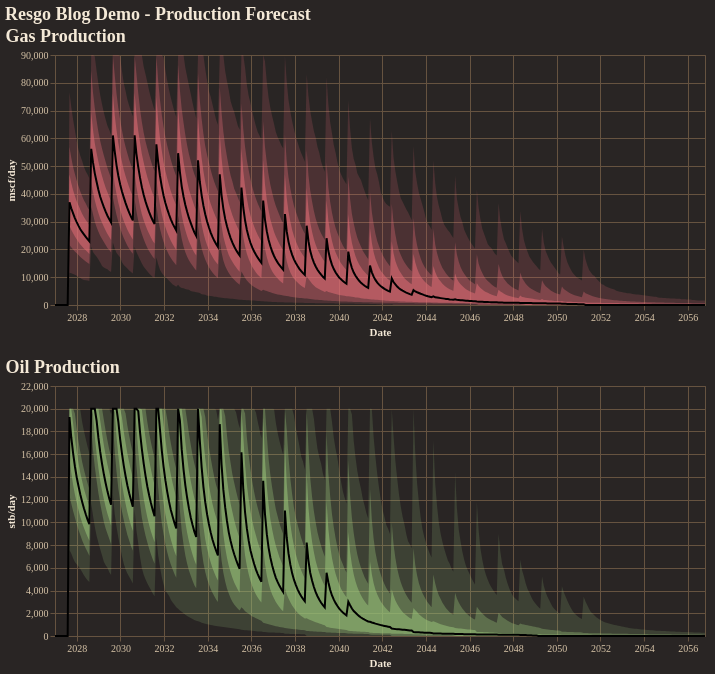

Notebook code for this chart:
### Code cell
fig = reporter.plotter.combined_production_plot(
    figsize=(650, 250),
    backend=PLOTTING_BACKEND
)
fig.show()

### Figure 1 — Vega-Lite specification as saved in the notebook (floating-point values rounded to 4 significant figures; data arrays with more than 128 entries replaced by an {"elided": "..."} marker saying what was removed)
{"config": {"background": "#292524", "view": {"fill": "#292524", "stroke": "#665340"}, "title": {"color": "#f4e9d7", "font": "Merriweather", "fontSize": 18, "fontWeight": 600, "subtitleColor": "#d5c2a6", "anchor": "start"}, "axis": {"domainColor": "#665340", "gridColor": "#665340", "tickColor": "#665340", "labelColor": "#d5c2a6", "titleColor": "#f4e9d7", "labelFont": "Merriweather", "titleFont": "Merriweather"}, "legend": {"titleColor": "#f4e9d7", "labelColor": "#d5c2a6", "labelFont": "Merriweather", "titleFont": "Merriweather", "orient": "top-right", "symbolType": "circle"}, "header": {"labelColor": "#d5c2a6", "titleColor": "#f4e9d7", "labelFont": "Merriweather", "titleFont": "Merriweather"}, "mark": {"color": "#c78d3b"}, "line": {"color": "#c78d3b"}, "bar": {"color": "#c78d3b"}, "point": {"color": "#ddb06d"}, "area": {"color": "#c78d3b", "opacity": 0.35}, "text": {"color": "#f4e9d7", "font": "Merriweather"}, "range": {"category": ["#5DA5DA", "#F28E2B", "#59C36A", "#E15759", "#B07AA1", "#4ECDC4", "#FF9DA7", "#EDC948"]}}, "vconcat": [{"layer": [{"mark": {"type": "area", "color": "rgba(224, 108, 117, 1.0)", "opacity": 0.18}, "encoding": {"tooltip": [{"field": "date", "title": "Date", "type": "temporal"}, {"field": "p01", "format": ",.2f", "title": "P01", "type": "quantitative"}, {"field": "p10", "format": ",.2f", "title": "P10", "type": "quantitative"}, {"field": "p25", "format": ",.2f", "title": "P25", "type": "quantitative"}, {"field": "p50", "format": ",.2f", "title": "P50", "type": "quantitative"}, {"field": "p75", "format": ",.2f", "title": "P75", "type": "quantitative"}, {"field": "p90", "format": ",.2f", "title": "P90", "type": "quantitative"}, {"field": "p99", "format": ",.2f", "title": "P99", "type": "quantitative"}], "x": {"field": "date", "title": "Date", "type": "temporal"}, "y": {"field": "p01", "title": "mscf/day", "type": "quantitative"}, "y2": {"field": "p99"}}}, {"mark": {"type": "area", "color": "rgba(224, 108, 117, 1.0)", "opacity": 0.35}, "encoding": {"tooltip": [{"field": "date", "title": "Date", "type": "temporal"}, {"field": "p01", "format": ",.2f", "title": "P01", "type": "quantitative"}, {"field": "p10", "format": ",.2f", "title": "P10", "type": "quantitative"}, {"field": "p25", "format": ",.2f", "title": "P25", "type": "quantitative"}, {"field": "p50", "format": ",.2f", "title": "P50", "type": "quantitative"}, {"field": "p75", "format": ",.2f", "title": "P75", "type": "quantitative"}, {"field": "p90", "format": ",.2f", "title": "P90", "type": "quantitative"}, {"field": "p99", "format": ",.2f", "title": "P99", "type": "quantitative"}], "x": {"field": "date", "title": "Date", "type": "temporal"}, "y": {"field": "p10", "title": "mscf/day", "type": "quantitative"}, "y2": {"field": "p90"}}}, {"mark": {"type": "area", "color": "rgba(224, 108, 117, 1.0)", "opacity": 0.55}, "encoding": {"tooltip": [{"field": "date", "title": "Date", "type": "temporal"}, {"field": "p01", "format": ",.2f", "title": "P01", "type": "quantitative"}, {"field": "p10", "format": ",.2f", "title": "P10", "type": "quantitative"}, {"field": "p25", "format": ",.2f", "title": "P25", "type": "quantitative"}, {"field": "p50", "format": ",.2f", "title": "P50", "type": "quantitative"}, {"field": "p75", "format": ",.2f", "title": "P75", "type": "quantitative"}, {"field": "p90", "format": ",.2f", "title": "P90", "type": "quantitative"}, {"field": "p99", "format": ",.2f", "title": "P99", "type": "quantitative"}], "x": {"field": "date", "title": "Date", "type": "temporal"}, "y": {"field": "p25", "title": "mscf/day", "type": "quantitative"}, "y2": {"field": "p75"}}}, {"mark": {"type": "line", "color": "black", "strokeWidth": 2}, "encoding": {"tooltip": [{"field": "date", "title": "Date", "type": "temporal"}, {"field": "p01", "format": ",.2f", "title": "P01", "type": "quantitative"}, {"field": "p10", "format": ",.2f", "title": "P10", "type": "quantitative"}, {"field": "p25", "format": ",.2f", "title": "P25", "type": "quantitative"}, {"field": "p50", "format": ",.2f", "title": "P50", "type": "quantitative"}, {"field": "p75", "format": ",.2f", "title": "P75", "type": "quantitative"}, {"field": "p90", "format": ",.2f", "title": "P90", "type": "quantitative"}, {"field": "p99", "format": ",.2f", "title": "P99", "type": "quantitative"}], "x": {"field": "date", "title": "Date", "type": "temporal"}, "y": {"field": "p50", "title": "mscf/day", "type": "quantitative"}}}], "data": {"name": "data-c38d7f855942a56ea8b51c60ff68cbb4"}, "height": 250, "title": "Gas Production", "width": 650}, {"layer": [{"mark": {"type": "area", "color": "rgba(152, 195, 121, 1.0)", "opacity": 0.18}, "encoding": {"tooltip": [{"field": "date", "title": "Date", "type": "temporal"}, {"field": "p01", "format": ",.2f", "title": "P01", "type": "quantitative"}, {"field": "p10", "format": ",.2f", "title": "P10", "type": "quantitative"}, {"field": "p25", "format": ",.2f", "title": "P25", "type": "quantitative"}, {"field": "p50", "format": ",.2f", "title": "P50", "type": "quantitative"}, {"field": "p75", "format": ",.2f", "title": "P75", "type": "quantitative"}, {"field": "p90", "format": ",.2f", "title": "P90", "type": "quantitative"}, {"field": "p99", "format": ",.2f", "title": "P99", "type": "quantitative"}], "x": {"field": "date", "title": "Date", "type": "temporal"}, "y": {"field": "p01", "title": "stb/day", "type": "quantitative"}, "y2": {"field": "p99"}}}, {"mark": {"type": "area", "color": "rgba(152, 195, 121, 1.0)", "opacity": 0.35}, "encoding": {"tooltip": [{"field": "date", "title": "Date", "type": "temporal"}, {"field": "p01", "format": ",.2f", "title": "P01", "type": "quantitative"}, {"field": "p10", "format": ",.2f", "title": "P10", "type": "quantitative"}, {"field": "p25", "format": ",.2f", "title": "P25", "type": "quantitative"}, {"field": "p50", "format": ",.2f", "title": "P50", "type": "quantitative"}, {"field": "p75", "format": ",.2f", "title": "P75", "type": "quantitative"}, {"field": "p90", "format": ",.2f", "title": "P90", "type": "quantitative"}, {"field": "p99", "format": ",.2f", "title": "P99", "type": "quantitative"}], "x": {"field": "date", "title": "Date", "type": "temporal"}, "y": {"field": "p10", "title": "stb/day", "type": "quantitative"}, "y2": {"field": "p90"}}}, {"mark": {"type": "area", "color": "rgba(152, 195, 121, 1.0)", "opacity": 0.55}, "encoding": {"tooltip": [{"field": "date", "title": "Date", "type": "temporal"}, {"field": "p01", "format": ",.2f", "title": "P01", "type": "quantitative"}, {"field": "p10", "format": ",.2f", "title": "P10", "type": "quantitative"}, {"field": "p25", "format": ",.2f", "title": "P25", "type": "quantitative"}, {"field": "p50", "format": ",.2f", "title": "P50", "type": "quantitative"}, {"field": "p75", "format": ",.2f", "title": "P75", "type": "quantitative"}, {"field": "p90", "format": ",.2f", "title": "P90", "type": "quantitative"}, {"field": "p99", "format": ",.2f", "title": "P99", "type": "quantitative"}], "x": {"field": "date", "title": "Date", "type": "temporal"}, "y": {"field": "p25", "title": "stb/day", "type": "quantitative"}, "y2": {"field": "p75"}}}, {"mark": {"type": "line", "color": "black", "strokeWidth": 2}, "encoding": {"tooltip": [{"field": "date", "title": "Date", "type": "temporal"}, {"field": "p01", "format": ",.2f", "title": "P01", "type": "quantitative"}, {"field": "p10", "format": ",.2f", "title": "P10", "type": "quantitative"}, {"field": "p25", "format": ",.2f", "title": "P25", "type": "quantitative"}, {"field": "p50", "format": ",.2f", "title": "P50", "type": "quantitative"}, {"field": "p75", "format": ",.2f", "title": "P75", "type": "quantitative"}, {"field": "p90", "format": ",.2f", "title": "P90", "type": "quantitative"}, {"field": "p99", "format": ",.2f", "title": "P99", "type": "quantitative"}], "x": {"field": "date", "title": "Date", "type": "temporal"}, "y": {"field": "p50", "title": "stb/day", "type": "quantitative"}}}], "data": {"name": "data-b6178bf59672fcc89698bff03c77d38f"}, "height": 250, "title": "Oil Production", "width": 650}], "title": "Resgo Blog Demo - Production Forecast", "$schema": "https://vega.github.io/schema/vega-lite/v5.20.1.json", "datasets": {"data-c38d7f855942a56ea8b51c60ff68cbb4": {"elided": "360 records"}, "data-b6178bf59672fcc89698bff03c77d38f": {"elided": "360 records"}}}
